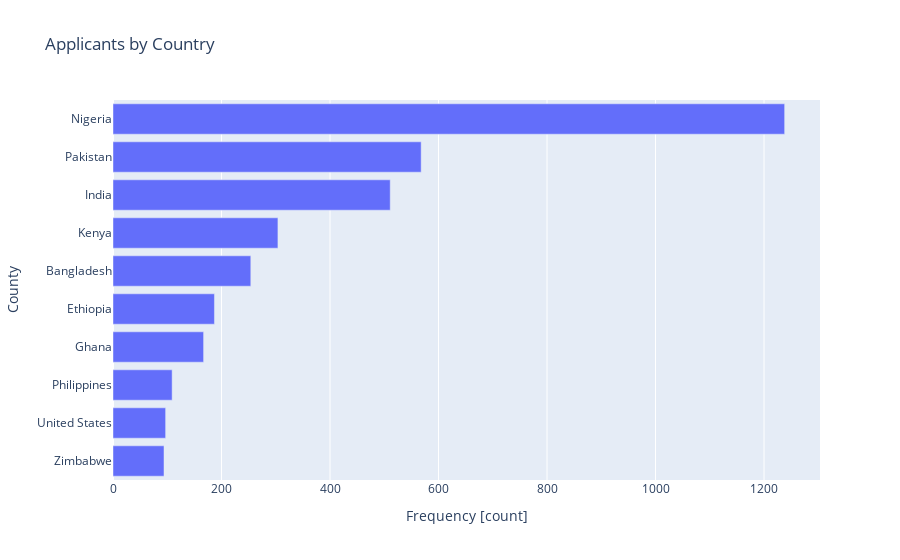

Source (notebook cell):
### Markdown cell above
Applicants Nationality Bar Chart

### Code cell
# Create horizontal bar chart
fig = px.bar(
    data_frame=df_nationality.tail(10),
    x="count",
    y="country_name",
    orientation="h",
    title="Applicants by Country"
)
# Set axis labels
fig.update_layout(xaxis_title="Frequency [count]", yaxis_title="County")
# fig.show("png")
fig.show()

### Figure 1 — Plotly figure (JSON) as saved in the notebook; plotly's stock layout.template omitted (floating-point values rounded to 4 significant figures)
{"data": [{"alignmentgroup": "True", "hovertemplate": "count=%{x}<br>country_name=%{y}<extra></extra>", "legendgroup": "", "marker": {"color": "#636efa", "pattern": {"shape": ""}}, "name": "", "offsetgroup": "", "orientation": "h", "showlegend": false, "textposition": "auto", "type": "bar", "x": [94, 97, 109, 167, 187, 254, 304, 511, 568, 1238], "xaxis": "x", "y": ["Zimbabwe", "United States", "Philippines", "Ghana", "Ethiopia", "Bangladesh", "Kenya", "India", "Pakistan", "Nigeria"], "yaxis": "y"}], "layout": {"barmode": "relative", "legend": {"tracegroupgap": 0}, "title": {"text": "Applicants by Country"}, "xaxis": {"anchor": "y", "domain": [0, 1], "title": {"text": "Frequency [count]"}}, "yaxis": {"anchor": "x", "domain": [0, 1], "title": {"text": "County"}}}}
